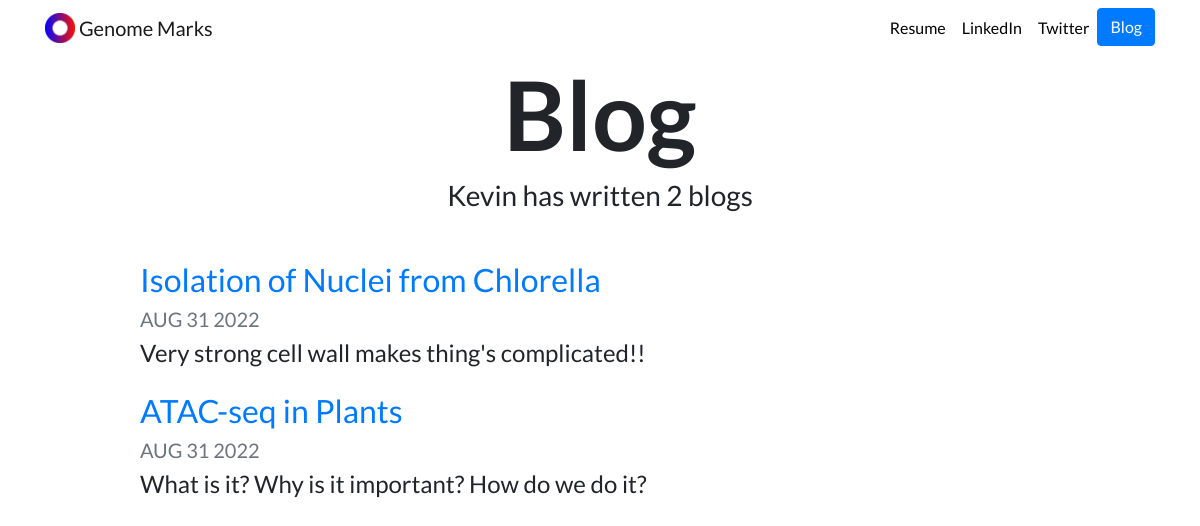
Screenshot of /blog/ with the database file from the repository.
### blog/models.py (models this page shows, shortened)
class Blog(models.Model):
    title = models.CharField(max_length=200)
    description = models.TextField()
    date = models.DateField()

### blog/views.py (the view)
# urls.py: path('', views.all_blogs, name='all_blogs'),
def all_blogs(request):
    blogs = Blog.objects.order_by('-date')
    return render(request, 'blog/all_blogs.html', {'blogs':blogs})

### blog/templates/blog/all_blogs.html
{% extends "projects/base.html" %}
{% load static %}
{% block content %}
<h1 id="blogtitle" class="font-weight-bold text-center">Blog</h1>
<h3 class="text-center mb-5">Kevin has written {{ blogs.count }} blog{{ blogs.count|pluralize }}</h3>
{% for blog in blogs %}
<div class="row justify-content-center my-3">
  <div class="col-md-10">
    <a href="{% url 'blog:detail' blog.id %}">
      <h2>{{ blog.title }}</h2>
    </a>
    <h5 class="text-muted">{{ blog.date|date:'M d Y'|upper }}</h5>
    <h4>{{ blog.description|striptags|truncatechars:100 }}</h4>
  </div>
</div>
{% endfor %}
{% endblock %}

### projects/templates/projects/base.html (shortened to what this page needs)
{% load static %}
<!doctype html>
<html lang="en">
<head>
  <link rel="stylesheet" href="https://stackpath.bootstrapcdn.com/bootstrap/4.4.1/css/bootstrap.min.css">
  <link rel="stylesheet" href="{% static "projects/custom.css" %}">
</head>
<body>
  <nav id="topNav" class="navbar navbar-expand-md navbar-light">
    <div class="container">
      <a class="navbar-brand" href="{% url 'home' %}">
        <img src="{% static "projects/Logo.png" %}" width="30" height="30" class="d-inline-block align-top" alt="Nick's Logo">
        <span>Genome Marks</span>
      </a>
      <div class="collapse navbar-collapse text-center" id="navbarNav">
        <ul class="navbar-nav ml-auto">
          <li class="nav-item">
            <a class="nav-link" href="{% static "projects/CV.pdf" %}">Resume</a>
          </li>
          <li class="nav-item">
            <a class="nav-link" href="https://www.linkedin.com/in/kevinjdudley/" target="_blank">LinkedIn</a>
          </li>
          <li class="nav-item">
            <a class="nav-link" href="https://twitter.com/kevinjdudley" target="_blank">Twitter</a>
          </li>
          <li>
            <a role="button" href="{% url 'blog:all_blogs' %}" class="btn btn-primary">Blog</a>
          </li>
        </ul>
      </div>
    </div>
  </nav>
  <div class="container">
    {% block content %}{% endblock %}
  </div>
</body>
</html>

### projects/static/projects/custom.css (style rules this page uses)
.navbar-nav .nav-link { color: rgba(0,0,0,1) !important; }
body { font-family: 'Lato', sans-serif; }
#blogtitle { font-size: 6rem; }

### rows the page displays
Blog: title "Isolation of Nuclei from Chlorella", date "AUG 31 2022", description "Very strong cell wall makes thing's complicated!!"
Blog: title "ATAC-seq in Plants", date "AUG 31 2022", description "What is it? Why is it important? How do we do it?"

### other values shown
{{ blogs.count }} "2"
